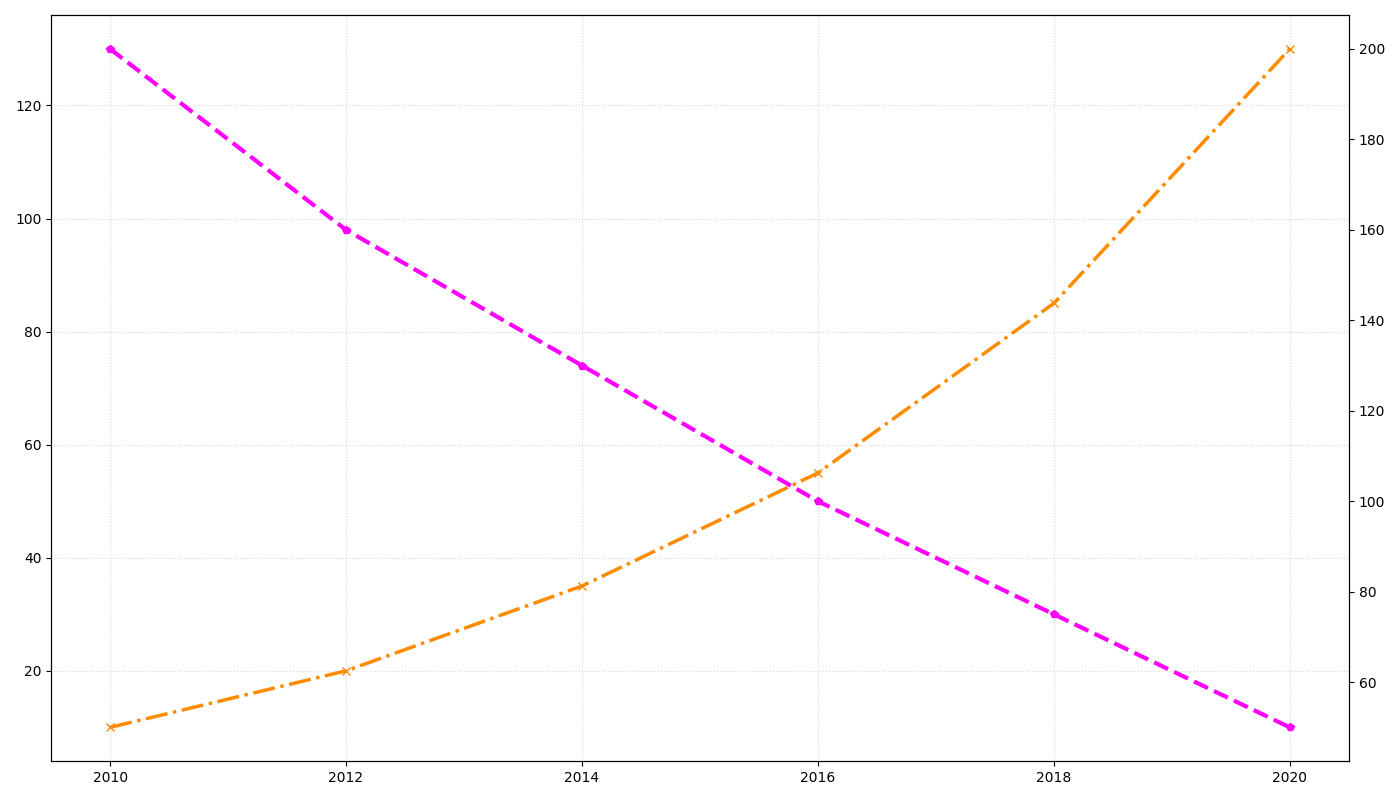

Here is the Python script that generated this plot:
import matplotlib.pyplot as plt
import numpy as np

years = np.array([2010, 2012, 2014, 2016, 2018, 2020])
solar_energy = np.array([10, 20, 35, 55, 85, 130])
solar_cost_reduction = np.array([200, 160, 130, 100, 75, 50])

fig, ax1 = plt.subplots(figsize=(14, 8))

ax1.plot(years, solar_energy, color='darkorange', marker='x', linestyle='-.', linewidth=2.5)

ax2 = ax1.twinx()
ax2.plot(years, solar_cost_reduction, color='magenta', marker='p', linestyle='--', linewidth=3)

ax1.grid(True, linestyle=':', alpha=0.5)

plt.tight_layout()

plt.show()
